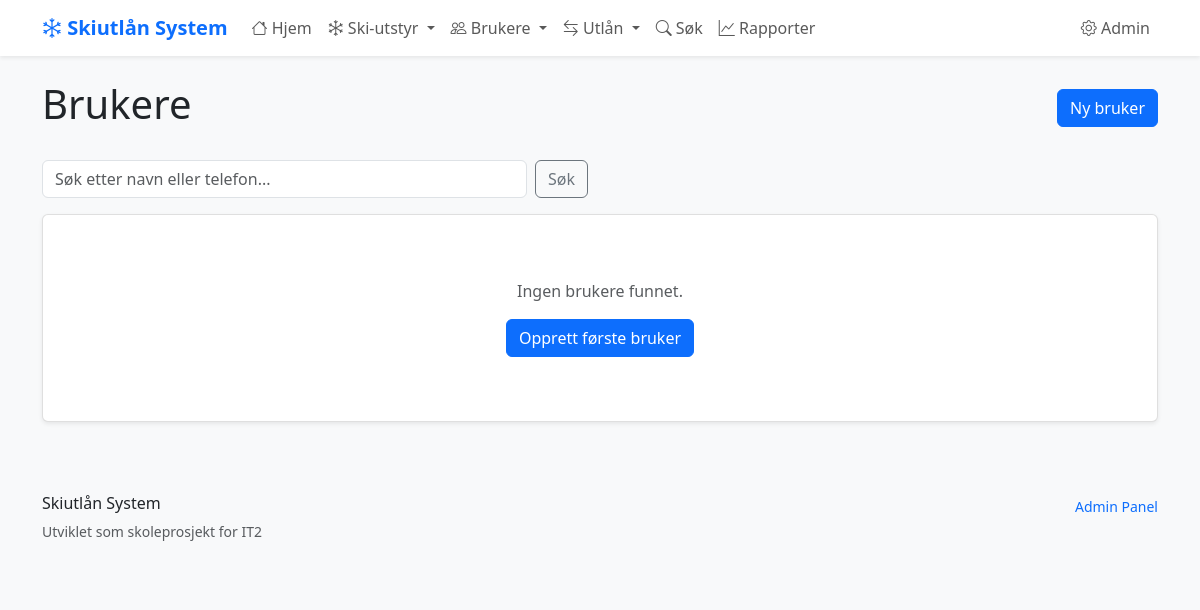
Page /brukere/ on the earlier database version.
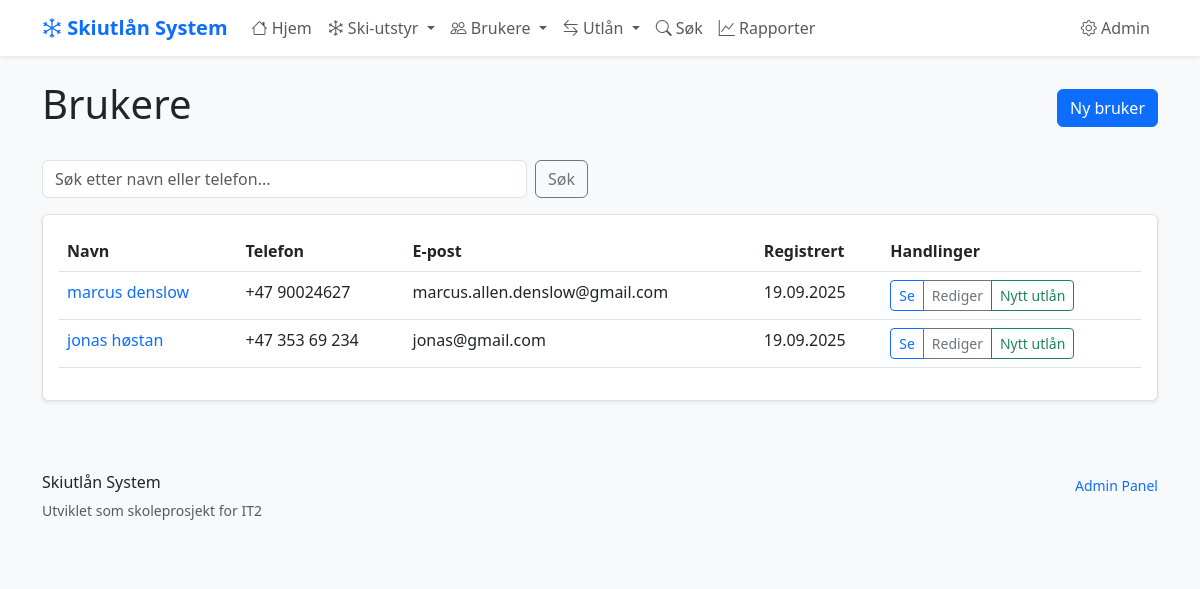
Same page on the later database version.
### skiutlan/models.py (models this page shows, shortened)
class Bruker(models.Model):
    fornavn = models.CharField(max_length=50)
    etternavn = models.CharField(max_length=50)
    telefon = models.CharField(
        max_length=15,
        unique=True,  # Hver bruker må ha unikt telefonnummer
        help_text="Telefonnummer med landkode (+47)"
    )
    epost = models.EmailField(blank=True, null=True)
    registrert = models.DateTimeField(auto_now_add=True)
    class Meta:
        verbose_name = "Bruker"
        verbose_name_plural = "Brukere"
        ordering = ['etternavn', 'fornavn']

### skiutlan/views.py (the view)
# urls.py: path('brukere/', views.bruker_liste, name='bruker_liste'),
def bruker_liste(request):
    brukere = Bruker.objects.all()
    sok_tekst = request.GET.get('sok', '')
    if sok_tekst:
        brukere = brukere.filter(
            Q(fornavn__icontains=sok_tekst) |
            Q(etternavn__icontains=sok_tekst) |
            Q(telefon__icontains=sok_tekst)
        )
    brukere = brukere.order_by('etternavn', 'fornavn')
    context = {
        'brukere': brukere,
        'sok_tekst': sok_tekst
    }
    return render(request, 'skiutlan/bruker_liste.html', context)

### skiutlan/templates/skiutlan/bruker_liste.html (shortened to what this page needs)
{% extends 'skiutlan/base.html' %}
{% block content %}
<div class="d-flex justify-content-between align-items-center mb-4">
    <h1>Brukere</h1>
    <a href="{% url 'skiutlan:bruker_opprett' %}" class="btn btn-primary">Ny bruker</a>
</div>
<div class="row mb-3">
    <div class="col-md-6">
        <form method="get" class="d-flex">
            <input type="text" name="sok" class="form-control me-2" placeholder="Søk etter navn eller telefon..." value="{{ sok_tekst }}">
            <button type="submit" class="btn btn-outline-secondary">Søk</button>
        </form>
    </div>
</div>
<div class="card">
    <div class="card-body">
        {% if brukere %}
            <div class="table-responsive">
                <table class="table table-hover">
                    <thead>
                        <tr>
                            <th>Navn</th>
                            <th>Telefon</th>
                            <th>E-post</th>
                            <th>Registrert</th>
                            <th>Handlinger</th>
                        </tr>
                    </thead>
                    <tbody>
                        {% for bruker in brukere %}
                        <tr>
                            <td>
                                <a href="{% url 'skiutlan:bruker_detalj' bruker.id %}" class="text-decoration-none">
                                    {{ bruker.fornavn }} {{ bruker.etternavn }}
                                </a>
                            </td>
                            <td>{{ bruker.telefon }}</td>
                            <td>{{ bruker.epost|default:"-" }}</td>
                            <td>{{ bruker.registrert|date:"d.m.Y" }}</td>
                            <td>
                                <div class="btn-group btn-group-sm">
                                    <a href="{% url 'skiutlan:bruker_detalj' bruker.id %}" class="btn btn-outline-primary">Se</a>
                                    <a href="{% url 'skiutlan:bruker_rediger' bruker.id %}" class="btn btn-outline-secondary">Rediger</a>
                                    <a href="{% url 'skiutlan:utlan_opprett' %}?bruker={{ bruker.id }}" class="btn btn-outline-success">Nytt utlån</a>
                                </div>
                            </td>
                        </tr>
                        {% endfor %}
                    </tbody>
                </table>
            </div>
        {% else %}
            <div class="text-center py-5">
                <p class="text-muted">Ingen brukere funnet.</p>
                <a href="{% url 'skiutlan:bruker_opprett' %}" class="btn btn-primary">Opprett første bruker</a>
            </div>
        {% endif %}
    </div>
</div>
{% endblock %}

Differences in the rows shown:
added Bruker: fornavn "marcus", etternavn "denslow", telefon "+47 90024627", epost "marcus.allen.denslow@gmail.com", registrert "19.09.2025"
added Bruker: fornavn "jonas", etternavn "høstan", telefon "+47 353 69 234", epost "jonas@gmail.com", registrert "19.09.2025"
Other differences:
text no longer shown: "Ingen brukere funnet. Opprett første bruker"
text now shown: "Navn Telefon E-post Registrert Handlinger"
